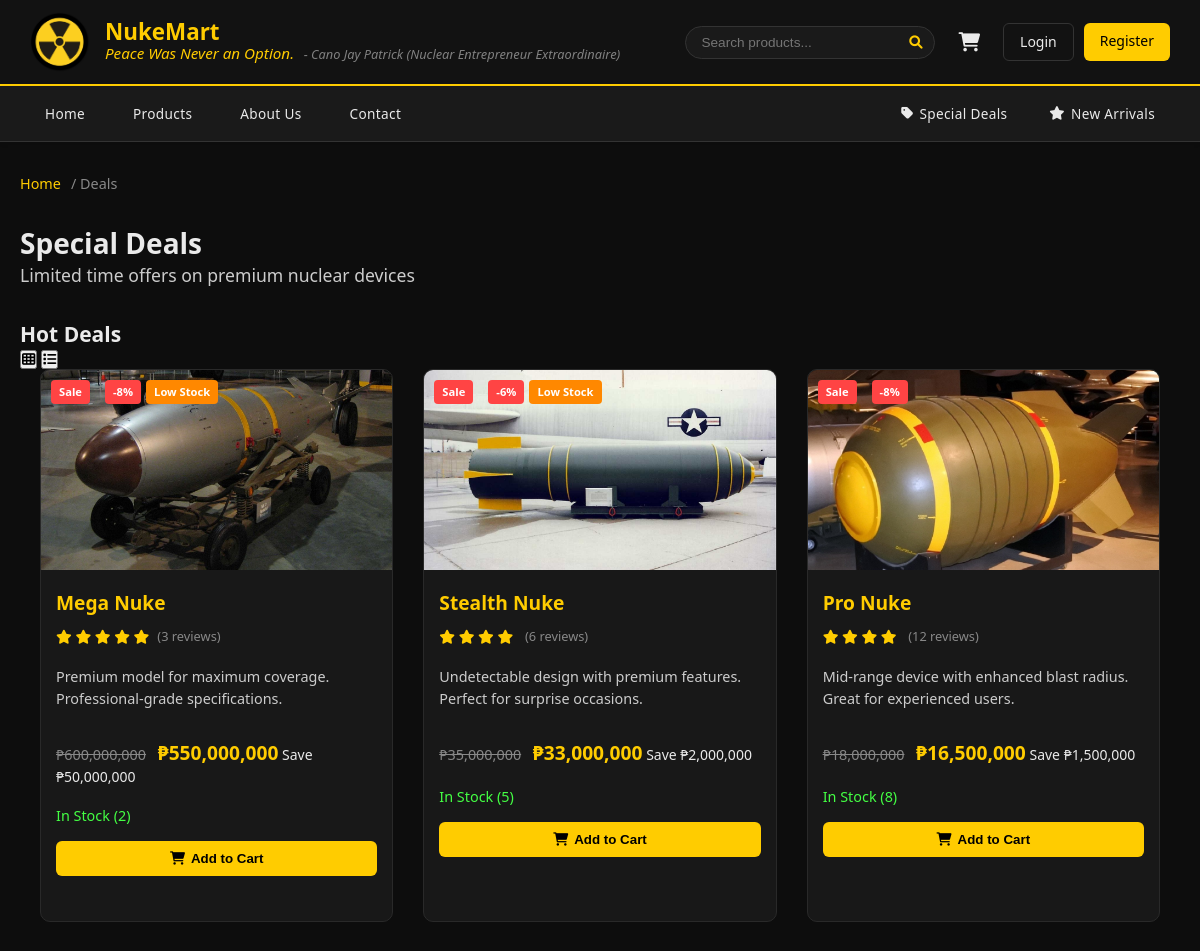
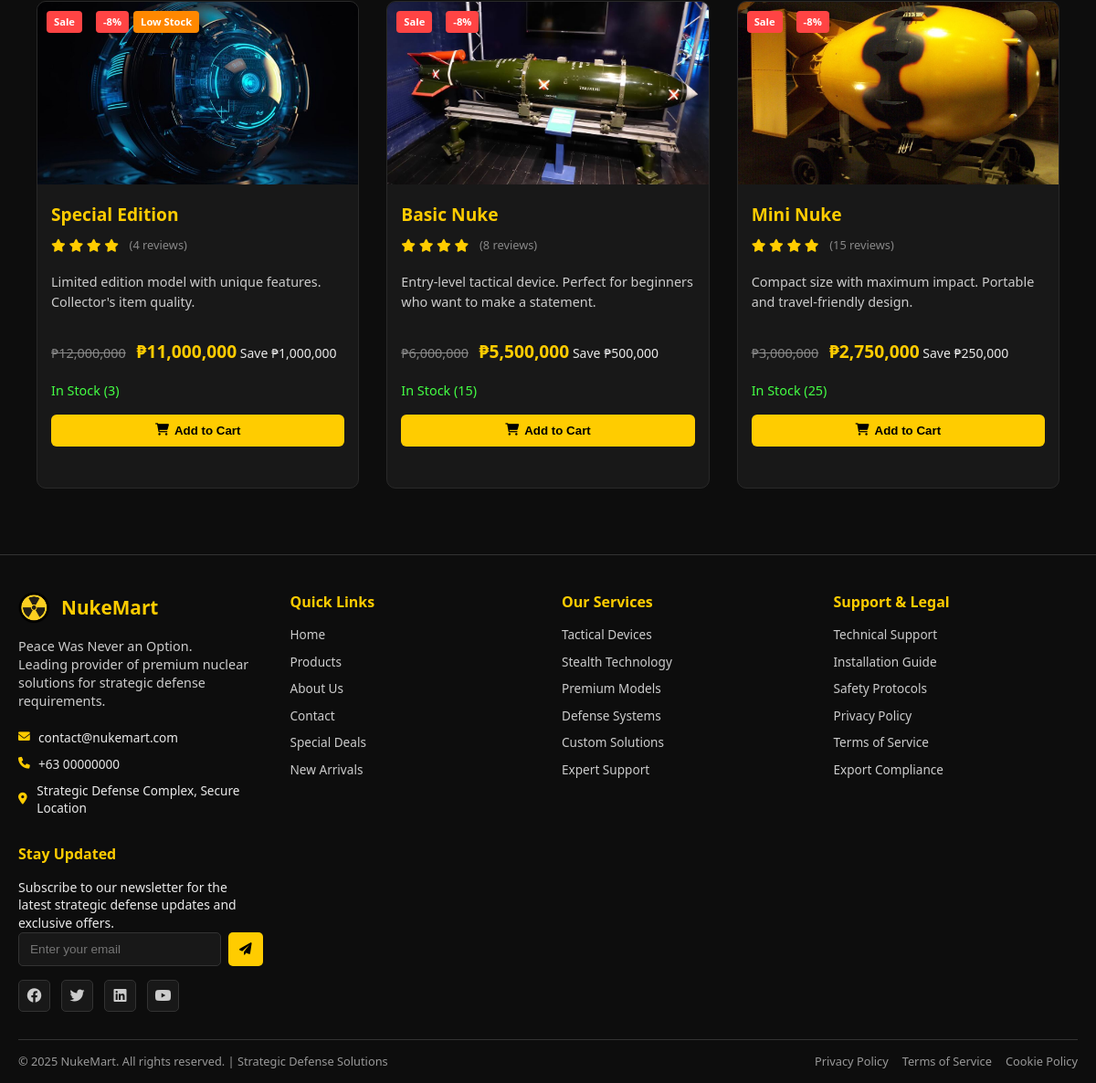
Page /pages/shop/deals.php on the committed database (2 pictures, top to bottom).
### tables this page shows
CREATE TABLE products (
    id INT AUTO_INCREMENT PRIMARY KEY,
    name VARCHAR(200) NOT NULL,
    slug VARCHAR(200) UNIQUE NOT NULL,
    description TEXT,
    long_description TEXT,
    price DECIMAL(15,2) NOT NULL,
    original_price DECIMAL(15,2),
    category_id INT,
    image VARCHAR(255),
    stock INT DEFAULT 0,
    rating DECIMAL(3,2) DEFAULT 0,
    reviews_count INT DEFAULT 0,
    features JSON,
    specifications JSON,
    is_active BOOLEAN DEFAULT TRUE,
    created_at TIMESTAMP DEFAULT CURRENT_TIMESTAMP,
    updated_at TIMESTAMP DEFAULT CURRENT_TIMESTAMP ON UPDATE CURRENT_TIMESTAMP,
    FOREIGN KEY (category_id) REFERENCES categories(id)
);

### config/database.php (called while the page is built, shortened)
<?php
function getDBConnection() {
    try {
        $pdo = new PDO(
            "mysql:host=" . DB_HOST . ";dbname=" . DB_NAME . ";charset=utf8mb4",
            DB_USER,
            DB_PASS,
            [
                PDO::ATTR_ERRMODE => PDO::ERRMODE_EXCEPTION,
                PDO::ATTR_DEFAULT_FETCH_MODE => PDO::FETCH_ASSOC,
                PDO::ATTR_EMULATE_PREPARES => false
            ]
        );
        return $pdo;
    } catch (PDOException $e) {
        die("Database connection failed: " . $e->getMessage());
    }
}
function executeQuery($sql, $params = []) {
    $pdo = getDBConnection();
    $stmt = $pdo->prepare($sql);
    $stmt->execute($params);
    return $stmt;
}
function fetchAll($sql, $params = []) {
    $stmt = executeQuery($sql, $params);
    return $stmt->fetchAll();
}
?>

### config/config.php (called while the page is built, shortened)
<?php
require_once 'database.php';
function loadSettingsFromDatabase() {
    try {
        $settings = [];
        $sql = "SELECT setting_key, setting_value, setting_type FROM settings";
        $results = fetchAll($sql);
        foreach ($results as $result) {
            $key = $result['setting_key'];
            $value = $result['setting_value'];
            $type = $result['setting_type'];
            switch ($type) {
                case 'boolean':
                    $settings[$key] = (bool)$value;
                    break;
                default:
                    $settings[$key] = $value;
            }
        }
        return $settings;
    } catch (Exception $e) {
        return [];
    }
}
function getCurrentCurrency() {
    static $currency = null;
    if ($currency === null) {
        $db_settings = loadSettingsFromDatabase();
        $currency = $db_settings['currency'] ?? CURRENCY;
    }
    return $currency;
}
function isMaintenanceMode() {
    static $maintenance_mode = null;
    if ($maintenance_mode === null) {
        $db_settings = loadSettingsFromDatabase();
        $maintenance_mode = $db_settings['maintenance_mode'] ?? false;
    }
    return $maintenance_mode;
}
function getBasePath() {
    static $base_path = null;
    if ($base_path === null) {
        $current_file = $_SERVER['SCRIPT_NAME'] ?? '';
        if (strpos($current_file, '/pages/') !== false) {
            $base_path = '../../';
        } elseif (strpos($current_file, '/admin/') !== false) {
            $base_path = '../';
        } else {
            $base_path = './';
        }
    }
    return $base_path;
}
function getImageUrl($path = '') {
    return getBasePath() . 'assets/img/' . $path;
}
function formatPrice($price) {
    return getCurrentCurrency() . number_format($price, 0, '.', ',');
}
?>

### pages/shop/deals.php (the view, shortened to what this page needs)
<?php
require_once '../../config/config.php';
if (isMaintenanceMode() && (!isset($_SESSION['user']) || $_SESSION['user']['role'] !== 'admin')) {
    header('Location: ../../pages/system/maintenance.php');
    exit();
}
$current_page = 'deals';
$sql = "SELECT p.*, c.name as category_name, c.slug as category_slug
        FROM products p
        LEFT JOIN categories c ON p.category_id = c.id
        WHERE p.is_active = 1
        AND p.original_price > p.price
        ORDER BY (p.original_price - p.price) DESC";
$deals = fetchAll($sql);
include '../../includes/header.php';
include '../../includes/navigation.php';
?>
<main class="deals-page">
  <div class="container">
    <nav class="breadcrumb">
      <a href="../../index.php">Home</a> / Deals
    </nav>
    <h1>Special Deals</h1>
    <p class="deals-subtitle">Limited time offers on premium nuclear devices</p>
    <?php if (empty($deals)): ?>
      <div class="empty-deals">
        <i class="fas fa-tag"></i>
        <h2>No deals available at the moment</h2>
        <p>Check back later for amazing offers on nuclear devices!</p>
        <a href="index.php" class="btn-primary">Browse All Products</a>
      </div>
    <?php else: ?>
      <div class="deals-content">
        <div class="section-header">
          <h2>Hot Deals</h2>
          <div class="view-controls">
            <button class="view-btn active" data-view="grid"><i class="fas fa-th"></i></button>
            <button class="view-btn" data-view="list"><i class="fas fa-list"></i></button>
          </div>
        </div>
        <div class="products-grid">
          <?php foreach ($deals as $product): ?>
            <div class="product" data-category="<?php echo $product['category_slug']; ?>">
              <div class="product-image">
                <img src="<?php echo getImageUrl('nukes/' . htmlspecialchars($product['image'])); ?>" alt="<?php echo htmlspecialchars($product['name']); ?>">
                <div class="product-badges">
                  <span class="badge sale">Sale</span>
                  <?php
                  $discount_percent = round((($product['original_price'] - $product['price']) / $product['original_price']) * 100);
                  ?>
                  <span class="badge discount">-<?php echo $discount_percent; ?>%</span>
                  <?php if ($product['stock'] <= 5 && $product['stock'] > 0): ?>
                    <span class="badge low-stock">Low Stock</span>
                  <?php endif; ?>
                </div>
              </div>
              <div class="product-info">
                <h3 class="product-name">
                  <a href="product.php?id=<?php echo $product['id']; ?>"><?php echo htmlspecialchars($product['name']); ?></a>
                </h3>
                <div class="product-rating">
                  <div class="stars">
                    <?php for ($i = 1; $i <= 5; $i++): ?>
                      <i class="fas fa-star<?php echo $i <= $product['rating'] ? '' : '-o'; ?>"></i>
                    <?php endfor; ?>
                  </div>
                  <span class="rating-text">(<?php echo $product['reviews_count']; ?> reviews)</span>
                </div>
                <p class="product-description"><?php echo htmlspecialchars($product['description']); ?></p>
                <div class="product-price">
                  <span class="original-price"><?php echo formatPrice($product['original_price']); ?></span>
                  <span class="current-price"><?php echo formatPrice($product['price']); ?></span>
                  <span class="discount-amount">Save <?php echo formatPrice($product['original_price'] - $product['price']); ?></span>
                </div>
                <div class="product-stock">
                  <span class="stock-status <?php echo $product['stock'] > 0 ? 'in-stock' : 'out-of-stock'; ?>">
                    <?php echo $product['stock'] > 0 ? 'In Stock (' . $product['stock'] . ')' : 'Out of Stock'; ?>
                  </span>
                </div>
                <div class="product-actions">
                  <button class="btn-add-cart" data-product-id="<?php echo $product['id']; ?>" <?php echo $product['stock'] <= 0 ? 'disabled' : ''; ?>>
                    <i class="fas fa-shopping-cart"></i> Add to Cart
                  </button>
                </div>
              </div>
            </div>
          <?php endforeach; ?>
        </div>
      </div>
    <?php endif; ?>
  </div>
</main>
<?php include '../../includes/footer.php'; ?>

### includes/header.php (shortened to what this page needs)
<?php
$current_file = $_SERVER['SCRIPT_NAME'];
$base_path = '';
if (strpos($current_file, '/pages/') !== false) {
    $base_path = '../../';
} elseif (strpos($current_file, '/admin/') !== false) {
    $base_path = '../';
} else {
    $base_path = './';
}
?>
<!DOCTYPE html>
<html lang="en">
<head>
  <link rel="stylesheet" href="<?php echo $base_path; ?>assets/css/styles.css" />
  <link rel="stylesheet" href="https://cdnjs.cloudflare.com/ajax/libs/font-awesome/6.0.0/css/all.min.css" />
</head>
<body>
  <header>
    <div class="logo">
      <img src="<?php echo $base_path; ?>assets/img/logo.png" alt="<?php echo SITE_NAME; ?> Logo">
      <div>
        <h1><?php echo SITE_NAME; ?></h1>
        <div class="tagline">
          <p class="text"><?php echo SITE_TAGLINE; ?></p>
          <p class="owner"><?php echo SITE_OWNER; ?></p>
        </div>
      </div>
    </div>
    <div class="header-actions">
      <div class="search-box">
        <form action="<?php echo $base_path; ?>pages/shop/products.php" method="GET">
          <input type="text" name="q" placeholder="Search products..." value="<?php echo isset($_GET['q']) ? htmlspecialchars($_GET['q']) : ''; ?>">
          <button type="submit"><i class="fas fa-search"></i></button>
        </form>
      </div>
      <div class="user-menu">
        <a href="<?php echo $base_path; ?>pages/shop/cart.php" class="cart-icon" title="Shopping Cart">
          <i class="fas fa-shopping-cart"></i>
        </a>
        <?php if (isset($_SESSION['user'])): ?>
          <div class="user-dropdown">
            <button class="user-btn">
              <i class="fas fa-user"></i>
              <span><?php echo htmlspecialchars($_SESSION['user']['name']); ?></span>
              <i class="fas fa-chevron-down"></i>
            </button>
            <div class="dropdown-menu">
              <?php if (isset($_SESSION['user']['role']) && $_SESSION['user']['role'] === 'admin'): ?>
                <a href="<?php echo $base_path; ?>admin/index.php"><i class="fas fa-tachometer-alt"></i> Admin Dashboard</a>
                <div class="dropdown-divider"></div>
              <?php endif; ?>
              <a href="<?php echo $base_path; ?>pages/user/profile.php"><i class="fas fa-user-circle"></i> My Profile</a>
              <a href="<?php echo $base_path; ?>pages/user/orders.php"><i class="fas fa-box"></i> My Orders</a>
              <a href="<?php echo $base_path; ?>pages/user/wishlist.php"><i class="fas fa-heart"></i> Wishlist</a>
              <a href="<?php echo $base_path; ?>pages/auth/logout.php"><i class="fas fa-sign-out-alt"></i> Logout</a>
            </div>
          </div>
        <?php else: ?>
          <div class="auth-buttons">
            <a href="<?php echo $base_path; ?>pages/auth/login.php" class="btn-login">Login</a>
            <a href="<?php echo $base_path; ?>pages/auth/register.php" class="btn-register">Register</a>
          </div>
        <?php endif; ?>
      </div>
    </div>
  </header>

### includes/navigation.php (shortened to what this page needs)
<?php
$current_file = $_SERVER['SCRIPT_NAME'];
$base_path = '';
if (strpos($current_file, '/pages/') !== false) {
    $base_path = '../../';
} elseif (strpos($current_file, '/admin/') !== false) {
    $base_path = '../';
} else {
    $base_path = './';
}
?>
<nav class="nav">
  <ul class="nav-main">
    <li><a href="<?php echo $base_path; ?>index.php" class="<?php echo ($current_page == 'home') ? 'active' : ''; ?>">Home</a></li>
    <li><a href="<?php echo $base_path; ?>pages/shop/products.php" class="<?php echo ($current_page == 'products') ? 'active' : ''; ?>">Products</a></li>
    <li><a href="<?php echo $base_path; ?>pages/user/about.php" class="<?php echo ($current_page == 'about') ? 'active' : ''; ?>">About Us</a></li>
    <li><a href="<?php echo $base_path; ?>pages/user/contact.php" class="<?php echo ($current_page == 'contact') ? 'active' : ''; ?>">Contact</a></li>
  </ul>
  <ul class="nav-secondary">
    <li><a href="<?php echo $base_path; ?>pages/shop/deals.php"><i class="fas fa-tag"></i> Special Deals</a></li>
    <li><a href="<?php echo $base_path; ?>pages/shop/new-arrivals.php"><i class="fas fa-star"></i> New Arrivals</a></li>
  </ul>
</nav>

### includes/footer.php
<?php
$current_file = $_SERVER['SCRIPT_NAME'];
$base_path = '';
if (strpos($current_file, '/pages/') !== false) {
    $base_path = '../../';
} elseif (strpos($current_file, '/admin/') !== false) {
    $base_path = '../';
} else {
    $base_path = './';
}
?>
  <footer>
    <div class="footer-content">
      <div class="container">
        <div class="footer-grid">
          <div class="footer-section">
            <div class="footer-logo">
              <img src="<?php echo $base_path; ?>assets/img/logo.png" alt="<?php echo SITE_NAME; ?> Logo">
              <h3><?php echo SITE_NAME; ?></h3>
            </div>
            <p class="footer-description">
              <?php echo SITE_TAGLINE; ?><br>
              Leading provider of premium nuclear solutions for strategic defense requirements.
            </p>
            <div class="footer-contact">
              <div class="contact-item">
                <i class="fas fa-envelope"></i>
                <span><?php echo SITE_EMAIL; ?></span>
              </div>
              <div class="contact-item">
                <i class="fas fa-phone"></i>
                <span>+63 00000000</span>
              </div>
              <div class="contact-item">
                <i class="fas fa-map-marker-alt"></i>
                <span>Strategic Defense Complex, Secure Location</span>
              </div>
            </div>
          </div>
          <div class="footer-section">
            <h4>Quick Links</h4>
            <ul class="footer-links">
              <li><a href="<?php echo $base_path; ?>index.php">Home</a></li>
              <li><a href="<?php echo $base_path; ?>pages/shop/products.php">Products</a></li>
              <li><a href="<?php echo $base_path; ?>pages/user/about.php">About Us</a></li>
              <li><a href="<?php echo $base_path; ?>pages/user/contact.php">Contact</a></li>
              <li><a href="<?php echo $base_path; ?>pages/shop/deals.php">Special Deals</a></li>
              <li><a href="<?php echo $base_path; ?>pages/shop/new-arrivals.php">New Arrivals</a></li>
            </ul>
          </div>
          <div class="footer-section">
            <h4>Our Services</h4>
            <ul class="footer-links">
              <li><a href="#">Tactical Devices</a></li>
              <li><a href="#">Stealth Technology</a></li>
              <li><a href="#">Premium Models</a></li>
              <li><a href="#">Defense Systems</a></li>
              <li><a href="#">Custom Solutions</a></li>
              <li><a href="#">Expert Support</a></li>
            </ul>
          </div>
          <div class="footer-section">
            <h4>Support & Legal</h4>
            <ul class="footer-links">
              <li><a href="#">Technical Support</a></li>
              <li><a href="#">Installation Guide</a></li>
              <li><a href="#">Safety Protocols</a></li>
              <li><a href="#">Privacy Policy</a></li>
              <li><a href="#">Terms of Service</a></li>
              <li><a href="#">Export Compliance</a></li>
            </ul>
          </div>
          <div class="footer-section">
            <h4>Stay Updated</h4>
            <p>Subscribe to our newsletter for the latest strategic defense updates and exclusive offers.</p>
            <form class="newsletter-form">
              <div class="newsletter-input">
                <input type="email" placeholder="Enter your email" required>
                <button type="submit">
                  <i class="fas fa-paper-plane"></i>
                </button>
              </div>
            </form>
            <div class="social-links">
              <a href="#" title="Facebook"><i class="fab fa-facebook"></i></a>
              <a href="#" title="Twitter"><i class="fab fa-twitter"></i></a>
              <a href="#" title="LinkedIn"><i class="fab fa-linkedin"></i></a>
              <a href="#" title="YouTube"><i class="fab fa-youtube"></i></a>
            </div>
          </div>
        </div>
        <div class="footer-bottom">
          <div class="footer-bottom-content">
            <p>&copy; <?php echo SITE_YEAR; ?> <?php echo SITE_NAME; ?>. All rights reserved. | Strategic Defense Solutions</p>
            <div class="footer-bottom-links">
              <a href="#">Privacy Policy</a>
              <a href="#">Terms of Service</a>
              <a href="#">Cookie Policy</a>
            </div>
          </div>
        </div>
      </div>
    </div>
  </footer>
</body>
</html>

### rows in the picture
products: image (picture), discount_percent "8", shows "Low Stock", name "Mega Nuke", rating 5 (drawn), reviews_count "3", description "Premium model for maximum coverage. Professional-grade specifications.", original_price "₱600,000,000", price "₱550,000,000", formatPrice($product['original_price'] - $product['price']) "₱50,000,000", stock "2"
products: image (picture), discount_percent "6", shows "Low Stock", name "Stealth Nuke", reviews_count "6", description "Undetectable design with premium features. Perfect for surprise occasions.", original_price "₱35,000,000", price "₱33,000,000", formatPrice($product['original_price'] - $product['price']) "₱2,000,000", stock "5"
products: image (picture), discount_percent "8", name "Pro Nuke", reviews_count "12", description "Mid-range device with enhanced blast radius. Great for experienced users.", original_price "₱18,000,000", price "₱16,500,000", formatPrice($product['original_price'] - $product['price']) "₱1,500,000", stock "8"
products: image (picture), discount_percent "8", shows "Low Stock", name "Special Edition", reviews_count "4", description "Limited edition model with unique features. Collector's item quality.", original_price "₱12,000,000", price "₱11,000,000", formatPrice($product['original_price'] - $product['price']) "₱1,000,000", stock "3"
products: image (picture), discount_percent "8", name "Basic Nuke", reviews_count "8", description "Entry-level tactical device. Perfect for beginners who want to make a statement.", original_price "₱6,000,000", price "₱5,500,000", formatPrice($product['original_price'] - $product['price']) "₱500,000", stock "15"
products: image (picture), discount_percent "8", name "Mini Nuke", reviews_count "15", description "Compact size with maximum impact. Portable and travel-friendly design.", original_price "₱3,000,000", price "₱2,750,000", formatPrice($product['original_price'] - $product['price']) "₱250,000", stock "25"

### other values in the picture
SITE_NAME "NukeMart"
SITE_TAGLINE "Peace Was Never an Option."
SITE_OWNER "- Cano Jay Patrick (Nuclear Entrepreneur Extraordinaire)"
SITE_EMAIL "contact@nukemart.com"
SITE_YEAR "2025"
